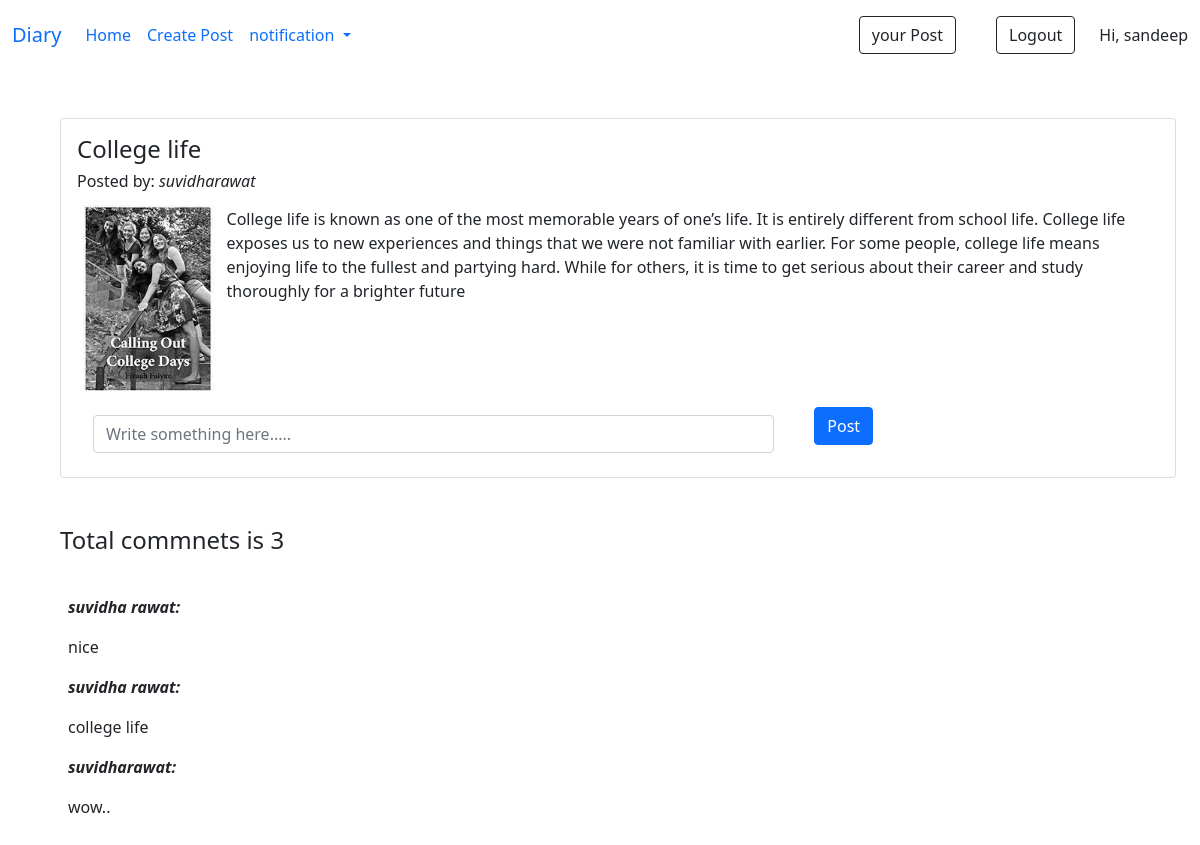
Page /home/display/4 (signed in) on the committed database.
### home/models.py (models this page shows, shortened)
class memo(models.Model):
    post_id=models.AutoField(primary_key=True)
    title=models.CharField(max_length=20)
    desc= models.TextField()
    image=models.ImageField(upload_to="images")
    user =models.ForeignKey(User,on_delete=models.CASCADE)
    Privcy=models.CharField(max_length=10, default="Public")

class comments(models.Model):
    post=models.ForeignKey(memo,on_delete=models.CASCADE)
    comment=models.TextField()
    comment_by = models.ForeignKey(User, on_delete=models.CASCADE)

### home/views.py (the view)
# urls.py: path('display/<int:id>', views.display, name='display'),
def display (request,id):
    disp=memo.objects.get(post_id=id)
    view_cmnt=comments.objects.filter(post=id)
    count = view_cmnt.count()
    if request.method=='POST':
        cmnt=request.POST['comments']
        add_cmnt=comments.objects.create(post=memo(post_id=id) ,comment=cmnt, comment_by = User(id = request.session['user_id']))
    return render(request,'display.html',{'disp':disp,'view_cmnt':view_cmnt, 'count':count})

### templates/display.html (shortened to what this page needs)
{% extends 'base.html' %}
{% block body %}
{% include 'nav.html'%}
<div class="container m-5 ">
    <div class="card  p-3"  >
        <h4 class="card-title">{{disp.title}}</h4>
        <h6><span>Posted by: <i>{{disp.user}}  </i></span></h6>
      <div class="d-flex ">
        <img src="{{disp.image.url}}" class="card-img-top" alt="..." style="height: 200px ; width:200px;">
        <p class="card-text p-2">{{disp.desc}}</p>
      </div>
      <form method="post">
      <div class="row mt-2">
        <div class="col-md-8">
          <a class="nav-link" ><input class="form-control" name="comments" placeholder="Write something here....."></a>
        </div>
        <div class="col-auto">
          <button class="btn btn-primary"> Post</button>
        </div>
      </div>
    </div>
</div>
  <div class="container m-5">
    <h4>Total commnets is {{count}}</h4>
    <br>
    {% for comnt in view_cmnt %}
    <div class="d-flex flex-column mb-3">
      <div class="p-2"><b><i>{{comnt.comment_by}}:</i></b></div>
      <div class="p-2">{{comnt.comment}}</</div>
    </div>
    {% endfor %}
  </div>
{% endblock body %}

### templates/nav.html (shortened to what this page needs)
<nav class="navbar navbar-expand-lg bg-body-tertiary">
    <div class="container-fluid" >
      <a class="navbar-brand" href="#" >Diary</a>
      <div class="collapse navbar-collapse" id="navbarSupportedContent">
        <ul class="navbar-nav me-auto mb-2 mb-lg-0">
          <li class="nav-item">
            <a class="nav-link active" aria-current="page" href="{% url 'home' %}">Home</a>
          </li>
          <li class="nav-item" >
            <a class="nav-link" href="{% url 'add_post'%}">Create Post</a>
          </li>
          <li class="nav-item dropdown">
            <a class="nav-link dropdown-toggle" href="#" id="navbarDropdown" role="button" data-bs-toggle="dropdown" aria-expanded="false">
              notification
            </a>
          </li>
        </ul>
        <form class="d-flex">
          <a class="nav-link"  href="{% url 'your_post' %}"><button class="btn btn-outline-dark me-2" type="button">your Post</button></a>
          <a class="nav-link"  href="{% url 'user_logout' %}"><button class="btn btn-outline-dark me-2" type="button">Logout</button></a>
        </form>
        Hi, {{request.user}}
      </div>
    </div>
  </nav>

### rows in the picture
memo: title "College life", user "suvidharawat", image (picture), desc "College life is known as one of the most memorable years of one’s life. It is entirely different from school life. College life exposes us to new experiences and things that we were not familiar with earlier. For some people, college life means enjoying life to the fullest and partying hard. While for others, it is time to get serious about their career and study thoroughly for a brighter future"
comments: comment_by "suvidha rawat", comment "nice"
comments: comment_by "suvidha rawat", comment "college life"
comments: comment_by "suvidharawat", comment "wow.."

### other values in the picture
{{ request.user }} "sandeep"
{{ count }} "3"
